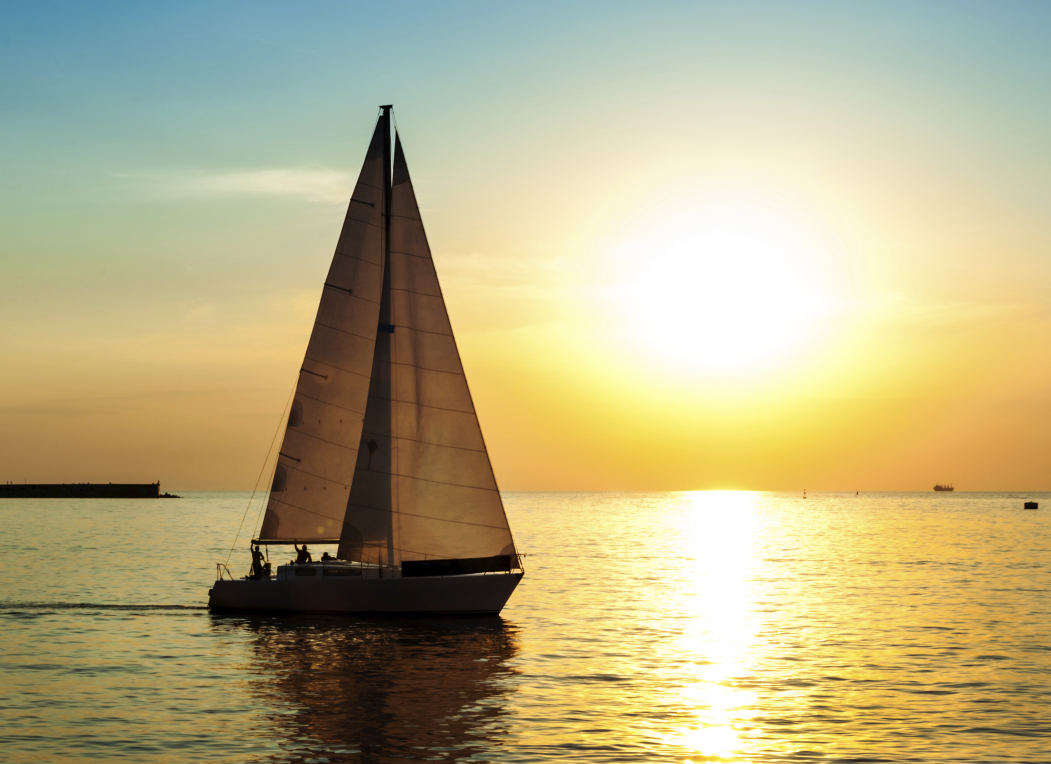
#> input picture Sailboat-sunset.jpg, 3151 x 2291 px (shown at 1/3 size)
$ python dominant_color.py   (Python 2 division)
#> lines starting #> are read from the running program, lines starting #| are printed output that depends on the picture
from PIL import Image, ImageDraw

"""
This gets the dominant colors and outputs a visual to 'outfile.png'
Taken from https://gist.github.com/zollinger/1722663
"""

def get_colors(infile, outfile, numcolors=10, swatchsize=20, resize=150):
#> called with infile = 'Sailboat-sunset.jpg', outfile = 'outfile.png', numcolors = 10, swatchsize = 20, resize = 150
    image = Image.open(infile)
#> image is the input picture: PIL image 3151x2291 RGB; mean R, G, B 184.6, 174.9, 132.9
    image = image.resize((resize, resize))
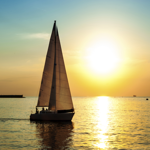
#> image: PIL image 150x150 RGB; mean R, G, B 184.6, 174.9, 132.9
    result = image.convert('P', palette=Image.ADAPTIVE, colors=10)
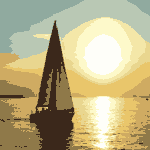
#> result: PIL image 150x150 P; mean R, G, B 187, 176, 132.7
    result.putalpha(0)
#> result: PIL image 150x150 PA
    colors = result.getcolors(resize*resize)
#> colors = [(2579, (9, 0)), (2927, (8, 0)), (2142, (7, 0)), (2771, (6, 0)), (3146, (5, 0)), (2253, (4, 0)), (1425, (3, 0)), (1792, (2, 0)), (1805, (1, 0)), (1660, (0, 0))]
    print colors
#| [(2579, (9, 0)), (2927, (8, 0)), (2142, (7, 0)), (2771, (6, 0)), (3146, (5, 0)), (2253, (4, 0)), (1425, (3, 0)), (1792, (2, 0)), (1805, (1, 0)), (1660, (0, 0))]

    # Save colors to file

    pal = Image.new('RGB', (swatchsize*numcolors, swatchsize))
#> pal: PIL image 200x20 RGB; every value is 0
    draw = ImageDraw.Draw(pal)

    posx = 0
    for count, col in colors:
        draw.rectangle([posx, 0, posx+swatchsize, swatchsize], fill=col)
        posx = posx + swatchsize
#> this loop made 1 pass
#> (count, col) on pass 1: (2579, (9, 0))
#> after the loop, posx = 0

    del draw
    pal.save(outfile, "PNG")

if __name__ == '__main__':
#> (the run stopped early here; a loop or call above may not have finished)
